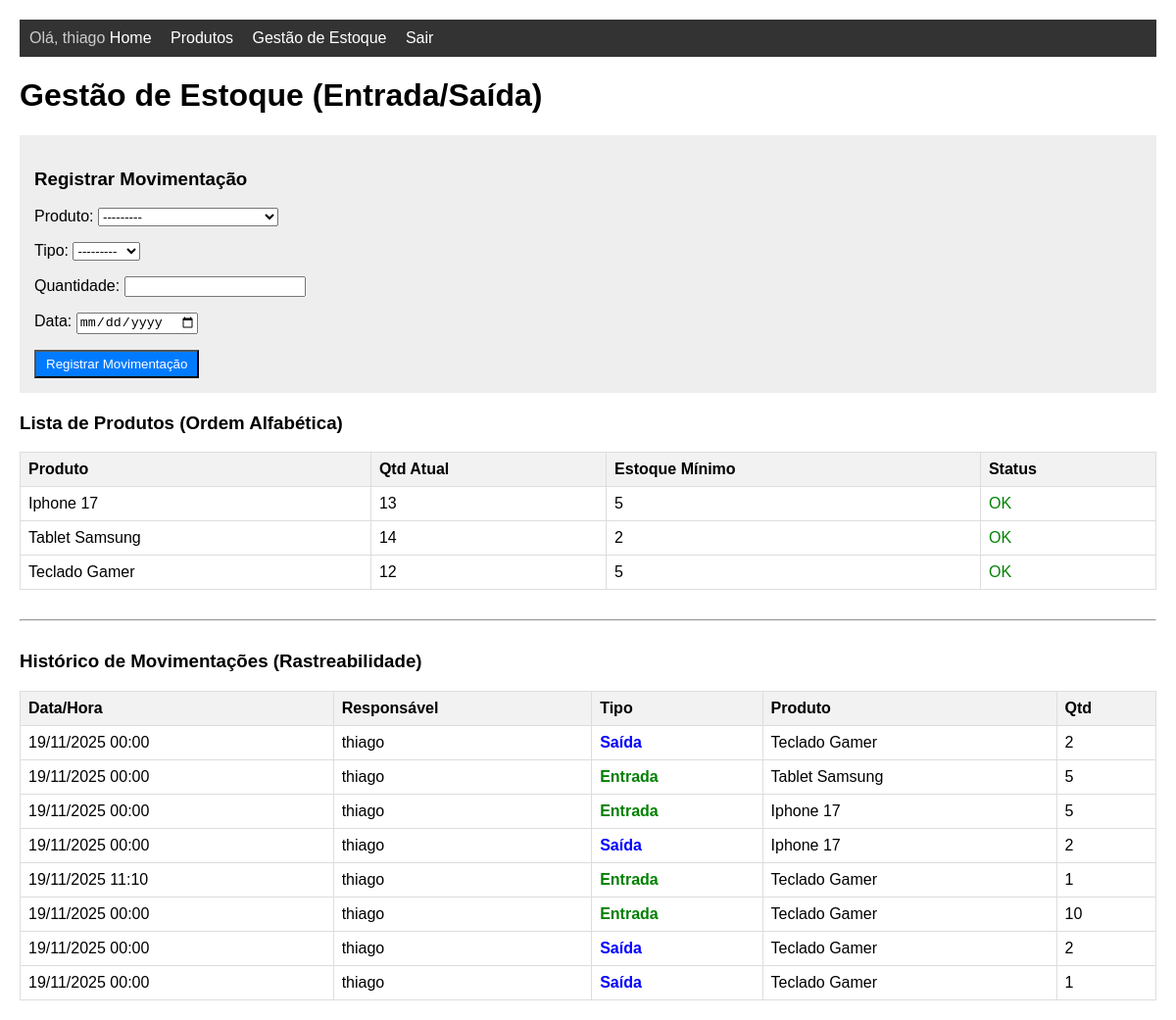
Screenshot of /estoque/ (signed in) with the database file from the repository.
### estoque/models.py (models this page shows, shortened)
class Produto(models.Model):
    TIPOS_CHOICES = [
        ('SMARTPHONE', 'Smartphone'),
        ('NOTEBOOK', 'Notebook'),
        ('TABLET', 'Tablet'),
        ('SMARTTV', 'Smart TV'),
        ('ACESSORIO', 'Acessório'),
        ('OUTRO', 'Outro'),
    ]
    nome = models.CharField(max_length=100)
    codigo = models.CharField(max_length=50, unique=True)
    fabricante = models.CharField(max_length=100)
    tipo = models.CharField(max_length=20, choices=TIPOS_CHOICES, default='OUTRO')
    especificacoes = models.TextField(verbose_name="Especificações Técnicas", help_text="Descreva processador, RAM, cor, voltagem, etc.")
    preco = models.DecimalField(max_digits=10, decimal_places=2)
    quantidade = models.IntegerField(default=0)
    estoque_minimo = models.IntegerField(default=5)
    criado_em = models.DateTimeField(auto_now_add=True)
    def __str__(self):
        return f"{self.nome} ({self.get_tipo_display()})"

class Movimentacao(models.Model):
    TIPO_CHOICES = [
        ('E', 'Entrada'),
        ('S', 'Saída'),
    ]
    produto = models.ForeignKey(Produto, on_delete=models.CASCADE)
    tipo = models.CharField(max_length=1, choices=TIPO_CHOICES)
    quantidade = models.IntegerField()
    data = models.DateTimeField()
    responsavel = models.ForeignKey(User, on_delete=models.PROTECT)

### estoque/views.py (the view, shortened to what this page needs)
# urls.py: path('estoque/', views.gestao_estoque, name='gestao_estoque'),
@login_required
def gestao_estoque(request):
    lista_produtos = list(Produto.objects.all())
    lista_produtos.sort(key=lambda x: x.nome.lower())
    historico = Movimentacao.objects.all().order_by('-id')
    form = MovimentacaoForm()
    return render(request, 'gestao_estoque.html', {
    'produtos': lista_produtos,
    'form': form,
    'historico': historico
})

### estoque/forms.py
class MovimentacaoForm(forms.ModelForm):
    class Meta:
        model = Movimentacao
        fields = ['produto', 'tipo', 'quantidade', 'data']
        widgets = {
            'data': forms.DateInput(attrs={'type': 'date'}),
        }

### templates/gestao_estoque.html (shortened to what this page needs)
{% extends 'base.html' %}
{% block content %}
<h1>Gestão de Estoque (Entrada/Saída)</h1>
<div style="background: #eee; padding: 15px; margin-bottom: 20px;">
    <h3>Registrar Movimentação</h3>
    <form method="post">
        {{ form.as_p }}
        <button type="submit" class="btn">Registrar Movimentação</button>
    </form>
</div>
<h3>Lista de Produtos (Ordem Alfabética)</h3>
<table>
    <thead>
        <tr>
            <th>Produto</th>
            <th>Qtd Atual</th>
            <th>Estoque Mínimo</th>
            <th>Status</th>
        </tr>
    </thead>
    <tbody>
        {% for p in produtos %}
        <tr {% if p.quantidade < p.estoque_minimo %}style="background-color: #ffdddd;"{% endif %}>
            <td>{{ p.nome }}</td>
            <td>{{ p.quantidade }}</td>
            <td>{{ p.estoque_minimo }}</td>
            <td>
                {% if p.quantidade < p.estoque_minimo %}
                    <b style="color:red;">ABAIXO DO MÍNIMO</b>
                {% else %}
                    <span style="color:green;">OK</span>
                {% endif %}
            </td>
        </tr>
        {% endfor %}
    </tbody>
</table>
<hr style="margin: 30px 0;">
<h3>Histórico de Movimentações (Rastreabilidade)</h3>
<table>
    <thead>
        <tr>
            <th>Data/Hora</th>
            <th>Responsável</th>
            <th>Tipo</th>
            <th>Produto</th>
            <th>Qtd</th>
        </tr>
    </thead>
    <tbody>
        {% for mov in historico %}
        <tr>
            <td>{{ mov.data|date:"d/m/Y H:i" }}</td>
            <td>{{ mov.responsavel.username }}</td>
            <td style="font-weight: bold; color: {% if mov.tipo == 'E' %}green{% else %}blue{% endif %};">
                {{ mov.get_tipo_display }}
            </td>
            <td>{{ mov.produto.nome }}</td>
            <td>{{ mov.quantidade }}</td>
        </tr>
        {% empty %}
        <tr>
            <td colspan="5">Nenhuma movimentação registrada.</td>
        </tr>
        {% endfor %}
    </tbody>
</table>
{% endblock %}

### templates/base.html (shortened to what this page needs)
<!DOCTYPE html>
<html>
<head>
</head>
<body>
    {% if user.is_authenticated %}
    <nav>
        <span style="color: #ccc;">Olá, {{ user.username }}</span>
        <a href="{% url 'home' %}">Home</a>
        <a href="{% url 'produto_lista' %}">Produtos</a>
        <a href="{% url 'gestao_estoque' %}">Gestão de Estoque</a>
        <a href="{% url 'logout' %}">Sair</a>
    </nav>
    {% endif %}
    {% block content %}{% endblock %}
</body>
</html>

### templates/base.html (style rules this page uses)
body { font-family: sans-serif; margin: 20px; }
nav { background: #333; padding: 10px; margin-bottom: 20px; }
nav a { color: white; margin-right: 15px; text-decoration: none; }
table { width: 100%; border-collapse: collapse; }
th, td { border: 1px solid #ddd; padding: 8px; text-align: left; }
th { background-color: #f2f2f2; }
.btn { padding: 5px 10px; background: #007bff; color: white; text-decoration: none; cursor: pointer; }

### rows the page displays
Produto: tipo "---------", nome "Teclado Gamer", quantidade "12", estoque_minimo "5", shows "OK"
Produto: nome "Tablet Samsung", quantidade "14", estoque_minimo "2", shows "OK"
Produto: nome "Iphone 17", quantidade "13", estoque_minimo "5", shows "OK"
Movimentacao: data "19/11/2025 00:00", responsavel.username "thiago", tipo "Saída", produto.nome "Teclado Gamer", quantidade "2"
Movimentacao: data "19/11/2025 00:00", responsavel.username "thiago", tipo "Entrada", produto.nome "Tablet Samsung", quantidade "5"
Movimentacao: data "19/11/2025 00:00", responsavel.username "thiago", tipo "Entrada", produto.nome "Iphone 17", quantidade "5"
Movimentacao: data "19/11/2025 00:00", responsavel.username "thiago", tipo "Saída", produto.nome "Iphone 17", quantidade "2"
Movimentacao: data "19/11/2025 11:10", responsavel.username "thiago", tipo "Entrada", produto.nome "Teclado Gamer", quantidade "1"
Movimentacao: data "19/11/2025 00:00", responsavel.username "thiago", tipo "Entrada", produto.nome "Teclado Gamer", quantidade "10"
Movimentacao: data "19/11/2025 00:00", responsavel.username "thiago", tipo "Saída", produto.nome "Teclado Gamer", quantidade "2"
Movimentacao: data "19/11/2025 00:00", responsavel.username "thiago", tipo "Saída", produto.nome "Teclado Gamer", quantidade "1"

### other values shown
{{ user.username }} "thiago"
